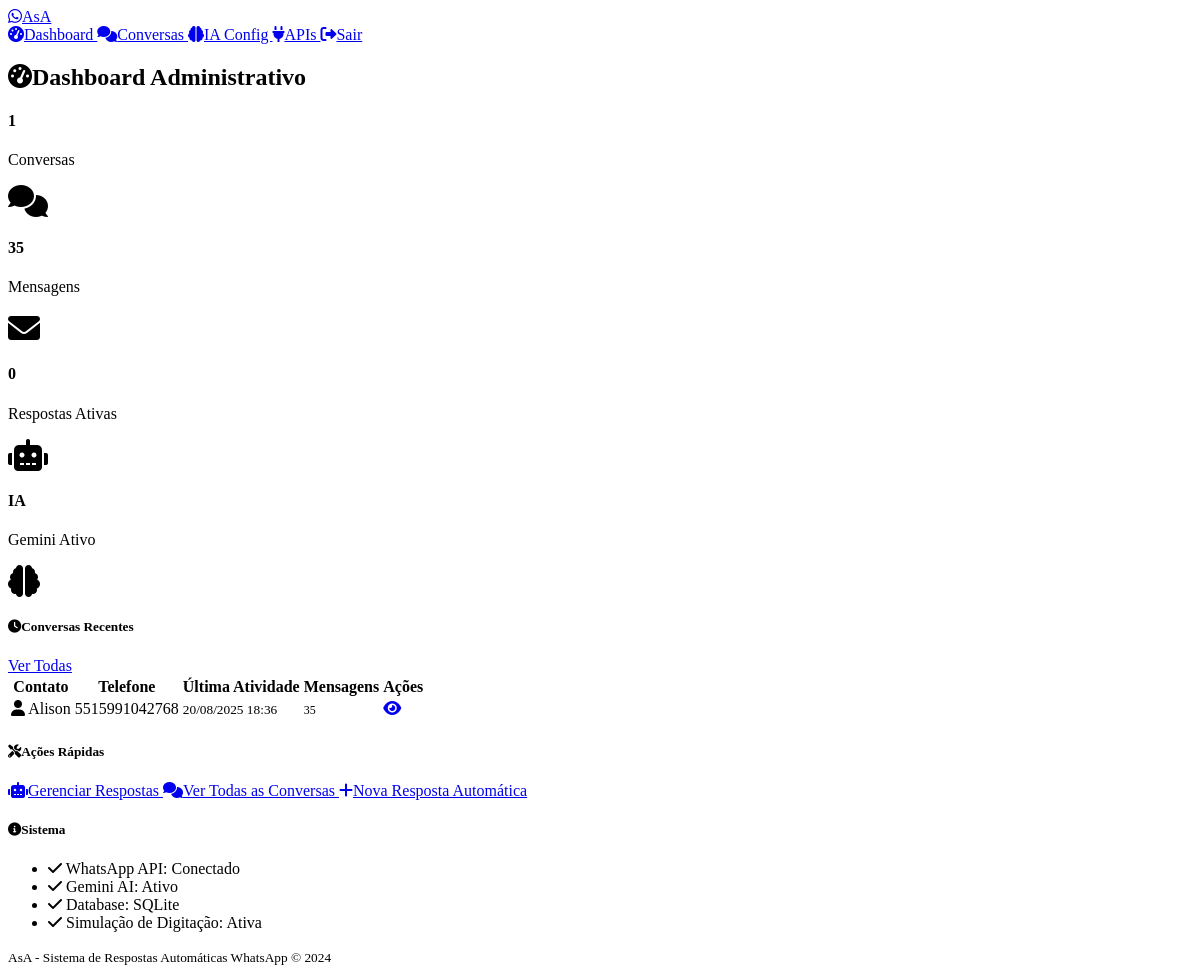
The app's page /admin/dashboard (signed in), older data.
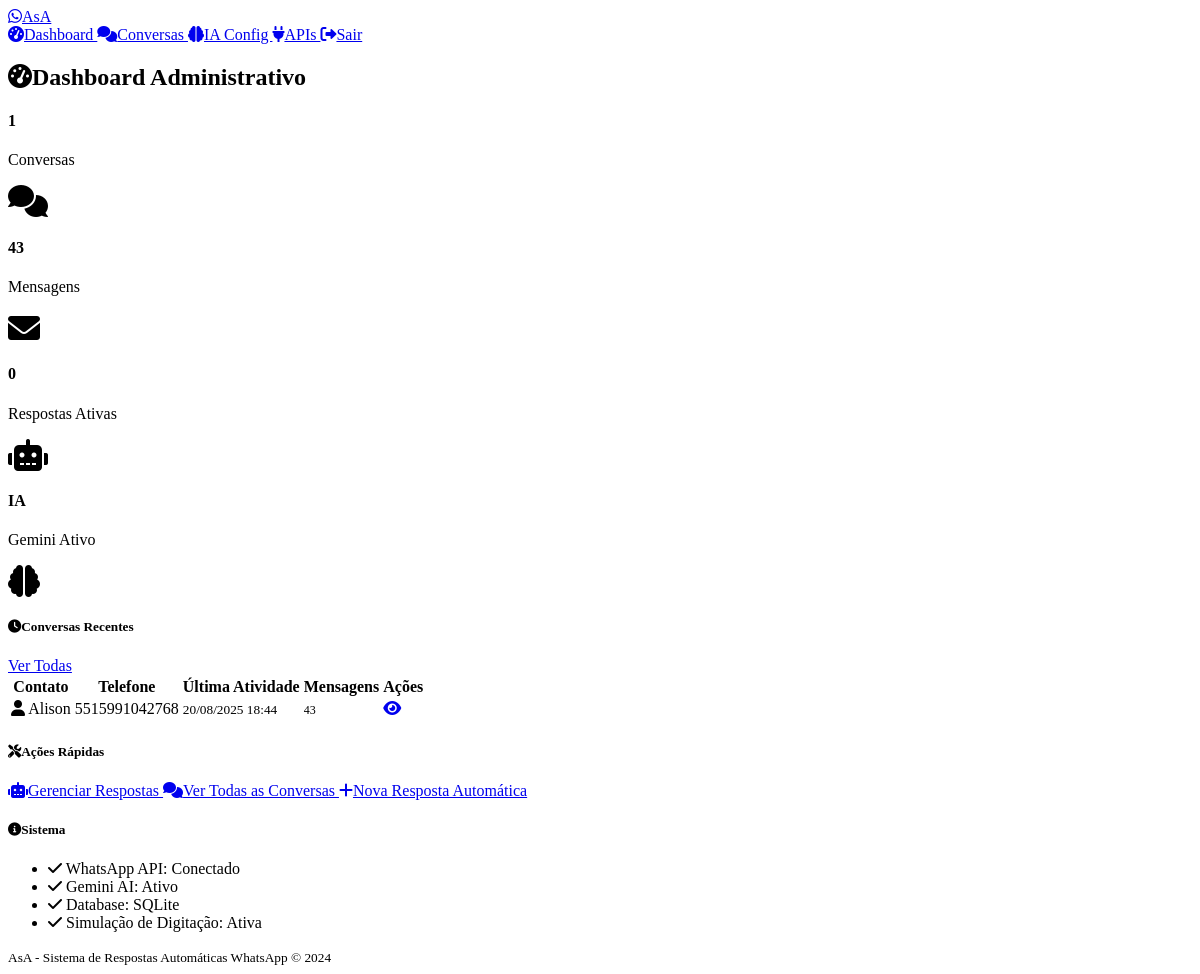
The same page, newer data.
### models.py (models this page shows)
class Conversation(db.Model):
    id = db.Column(db.Integer, primary_key=True)
    phone_number = db.Column(db.String(20), nullable=False)
    contact_name = db.Column(db.String(100))
    created_at = db.Column(db.DateTime, default=datetime.utcnow)
    updated_at = db.Column(db.DateTime, default=datetime.utcnow, onupdate=datetime.utcnow)
    is_active = db.Column(db.Boolean, default=True)
    ai_paused = db.Column(db.Boolean, default=False)  # True when human takes over
    paused_at = db.Column(db.DateTime)  # When AI was paused
    messages = db.relationship('Message', backref='conversation', lazy=True, cascade='all, delete-orphan')

### routes.py (the view)
    def decorated_function(*args, **kwargs):
        if not session.get('admin_logged_in'):
            return redirect(url_for('admin_login'))
        return f(*args, **kwargs)

### routes.py (called while the page is built)
def admin_required(f):
    def decorated_function(*args, **kwargs):
        if not session.get('admin_logged_in'):
            return redirect(url_for('admin_login'))
        return f(*args, **kwargs)
    decorated_function.__name__ = f.__name__
    return decorated_function

@app.route('/admin/dashboard')
@admin_required
def admin_dashboard():
    total_conversations = Conversation.query.count()
    total_messages = Message.query.count()
    active_responses = AutoResponse.query.filter_by(is_active=True).count()
    recent_conversations = Conversation.query.order_by(
        Conversation.updated_at.desc()
    ).limit(5).all()
    stats = {
        'total_conversations': total_conversations,
        'total_messages': total_messages,
        'active_responses': active_responses,
        'recent_conversations': recent_conversations
    }
    return render_template('admin_dashboard.html', stats=stats)

@app.context_processor
def inject_admin_status():
    return {'admin_logged_in': session.get('admin_logged_in', False)}

### templates/admin_dashboard.html (shortened to what this page needs)
{% extends "base.html" %}
{% block content %}
<div class="d-flex justify-content-between align-items-center mb-4">
    <h2>
        <i class="fas fa-tachometer-alt me-2"></i>Dashboard Administrativo
    </h2>
</div>
<div class="row mb-4">
    <div class="col-lg-3 col-md-6 mb-3">
        <div class="card bg-primary">
            <div class="card-body">
                <div class="d-flex justify-content-between">
                    <div>
                        <h4 class="mb-0">{{ stats.total_conversations }}</h4>
                        <p class="mb-0">Conversas</p>
                    </div>
                    <div class="align-self-center">
                        <i class="fas fa-comments fa-2x"></i>
                    </div>
                </div>
            </div>
        </div>
    </div>
    <div class="col-lg-3 col-md-6 mb-3">
        <div class="card bg-success">
            <div class="card-body">
                <div class="d-flex justify-content-between">
                    <div>
                        <h4 class="mb-0">{{ stats.total_messages }}</h4>
                        <p class="mb-0">Mensagens</p>
                    </div>
                    <div class="align-self-center">
                        <i class="fas fa-envelope fa-2x"></i>
                    </div>
                </div>
            </div>
        </div>
    </div>
    <div class="col-lg-3 col-md-6 mb-3">
        <div class="card bg-info">
            <div class="card-body">
                <div class="d-flex justify-content-between">
                    <div>
                        <h4 class="mb-0">{{ stats.active_responses }}</h4>
                        <p class="mb-0">Respostas Ativas</p>
                    </div>
                    <div class="align-self-center">
                        <i class="fas fa-robot fa-2x"></i>
                    </div>
                </div>
            </div>
        </div>
    </div>
    <div class="col-lg-3 col-md-6 mb-3">
        <div class="card bg-warning">
            <div class="card-body">
                <div class="d-flex justify-content-between">
                    <div>
                        <h4 class="mb-0">IA</h4>
                        <p class="mb-0">Gemini Ativo</p>
                    </div>
                    <div class="align-self-center">
                        <i class="fas fa-brain fa-2x"></i>
                    </div>
                </div>
            </div>
        </div>
    </div>
</div>
<div class="card">
    <div class="card-header d-flex justify-content-between align-items-center">
        <h5 class="mb-0">
            <i class="fas fa-clock me-2"></i>Conversas Recentes
        </h5>
        <a href="{{ url_for('admin_conversations') }}" class="btn btn-sm btn-outline-primary">
            Ver Todas
        </a>
    </div>
    <div class="card-body">
        {% if stats.recent_conversations %}
            <div class="table-responsive">
                <table class="table table-hover">
                    <thead>
                        <tr>
                            <th>Contato</th>
                            <th>Telefone</th>
                            <th>Última Atividade</th>
                            <th>Mensagens</th>
                            <th>Ações</th>
                        </tr>
                    </thead>
                    <tbody>
                        {% for conversation in stats.recent_conversations %}
                        <tr>
                            <td>
                                <i class="fas fa-user me-2"></i>
                                {{ conversation.contact_name or 'Sem nome' }}
                            </td>
                            <td>{{ conversation.phone_number }}</td>
                            <td>
                                <small class="text-muted">
                                    {{ conversation.updated_at.strftime('%d/%m/%Y %H:%M') }}
                                </small>
                            </td>
                            <td>
                                <span class="badge bg-secondary">
                                    {{ conversation.messages|length }}
                                </span>
                            </td>
                            <td>
                                <a href="{{ url_for('view_conversation', conversation_id=conversation.id) }}"
                                   class="btn btn-sm btn-outline-primary">
                                    <i class="fas fa-eye"></i>
                                </a>
                            </td>
                        </tr>
                        {% endfor %}
                    </tbody>
                </table>
            </div>
        {% else %}
            <div class="text-center py-4">
                <i class="fas fa-comments fa-3x text-muted mb-3"></i>
                <p class="text-muted">Nenhuma conversa ainda</p>
            </div>
        {% endif %}
    </div>
</div>
<div class="row mt-4">
    <div class="col-md-6">
        <div class="card">
            <div class="card-header">
                <h5 class="mb-0">
                    <i class="fas fa-tools me-2"></i>Ações Rápidas
                </h5>
            </div>
            <div class="card-body">
                <div class="d-grid gap-2">
                    <a href="{{ url_for('admin_responses') }}" class="btn btn-outline-primary">
                        <i class="fas fa-robot me-2"></i>Gerenciar Respostas
                    </a>
                    <a href="{{ url_for('admin_conversations') }}" class="btn btn-outline-secondary">
                        <i class="fas fa-comments me-2"></i>Ver Todas as Conversas
                    </a>
                    <a href="{{ url_for('add_response') }}" class="btn btn-outline-success">
                        <i class="fas fa-plus me-2"></i>Nova Resposta Automática
                    </a>
                </div>
            </div>
        </div>
    </div>
    <div class="col-md-6">
        <div class="card">
            <div class="card-header">
                <h5 class="mb-0">
                    <i class="fas fa-info-circle me-2"></i>Sistema
                </h5>
            </div>
            <div class="card-body">
                <ul class="list-unstyled mb-0">
                    <li class="mb-2">
                        <i class="fas fa-check text-success me-2"></i>
                        WhatsApp API: Conectado
                    </li>
                    <li class="mb-2">
                        <i class="fas fa-check text-success me-2"></i>
                        Gemini AI: Ativo
                    </li>
                    <li class="mb-2">
                        <i class="fas fa-check text-success me-2"></i>
                        Database: SQLite
                    </li>
                    <li>
                        <i class="fas fa-check text-success me-2"></i>
                        Simulação de Digitação: Ativa
                    </li>
                </ul>
            </div>
        </div>
    </div>
</div>
{% endblock %}

### templates/base.html (shortened to what this page needs)
<!DOCTYPE html>
<html lang="pt-BR" data-bs-theme="dark">
<head>
    <link href="https://cdn.replit.com/agent/bootstrap-agent-dark-theme.min.css" rel="stylesheet">
    <link rel="stylesheet" href="https://cdnjs.cloudflare.com/ajax/libs/font-awesome/6.0.0/css/all.min.css">
    <link rel="stylesheet" href="{{ url_for('static', filename='css/custom.css') }}">
</head>
<body>
    <nav class="navbar navbar-expand-lg navbar-dark bg-dark">
        <div class="container">
            <a class="navbar-brand" href="{{ url_for('index') }}">
                <i class="fab fa-whatsapp text-success me-2"></i>AsA
            </a>
            <div class="navbar-nav ms-auto">
                {% if admin_logged_in %}
                    <a class="nav-link" href="{{ url_for('admin_dashboard') }}">
                        <i class="fas fa-tachometer-alt me-1"></i>Dashboard
                    </a>
                    <a class="nav-link" href="{{ url_for('admin_conversations') }}">
                        <i class="fas fa-comments me-1"></i>Conversas
                    </a>
                    <a class="nav-link" href="{{ url_for('ai_config') }}">
                        <i class="fas fa-brain me-1"></i>IA Config
                    </a>
                    <a class="nav-link" href="{{ url_for('whatsapp_apis') }}">
                        <i class="fas fa-plug me-1"></i>APIs
                    </a>
                    <a class="nav-link" href="{{ url_for('admin_logout') }}">
                        <i class="fas fa-sign-out-alt me-1"></i>Sair
                    </a>
                {% endif %}
            </div>
        </div>
    </nav>
    <main class="container mt-4">
        {% block content %}{% endblock %}
    </main>
    <footer class="bg-dark text-center py-3 mt-5">
        <div class="container">
            <small class="text-muted">
                AsA - Sistema de Respostas Automáticas WhatsApp &copy; 2024
            </small>
        </div>
    </footer>
</body>
</html>

### static/css/custom.css (style rules this page uses)
:root { --asa-primary: #25d366; --asa-secondary: #128c7e; --asa-accent: #075e54; --asa-light: #dcf8c6; }
.badge { font-size: 0.75em; font-weight: 500; }

Row changes from the older to the newer data that the page shows:
changed Conversation "Alison": updated_at "20/08/2025 18:36" → "20/08/2025 18:44"; messages|length "35" → "43"
Text that changed along with them:
{{ stats.total_messages }}: "35" → "43"
